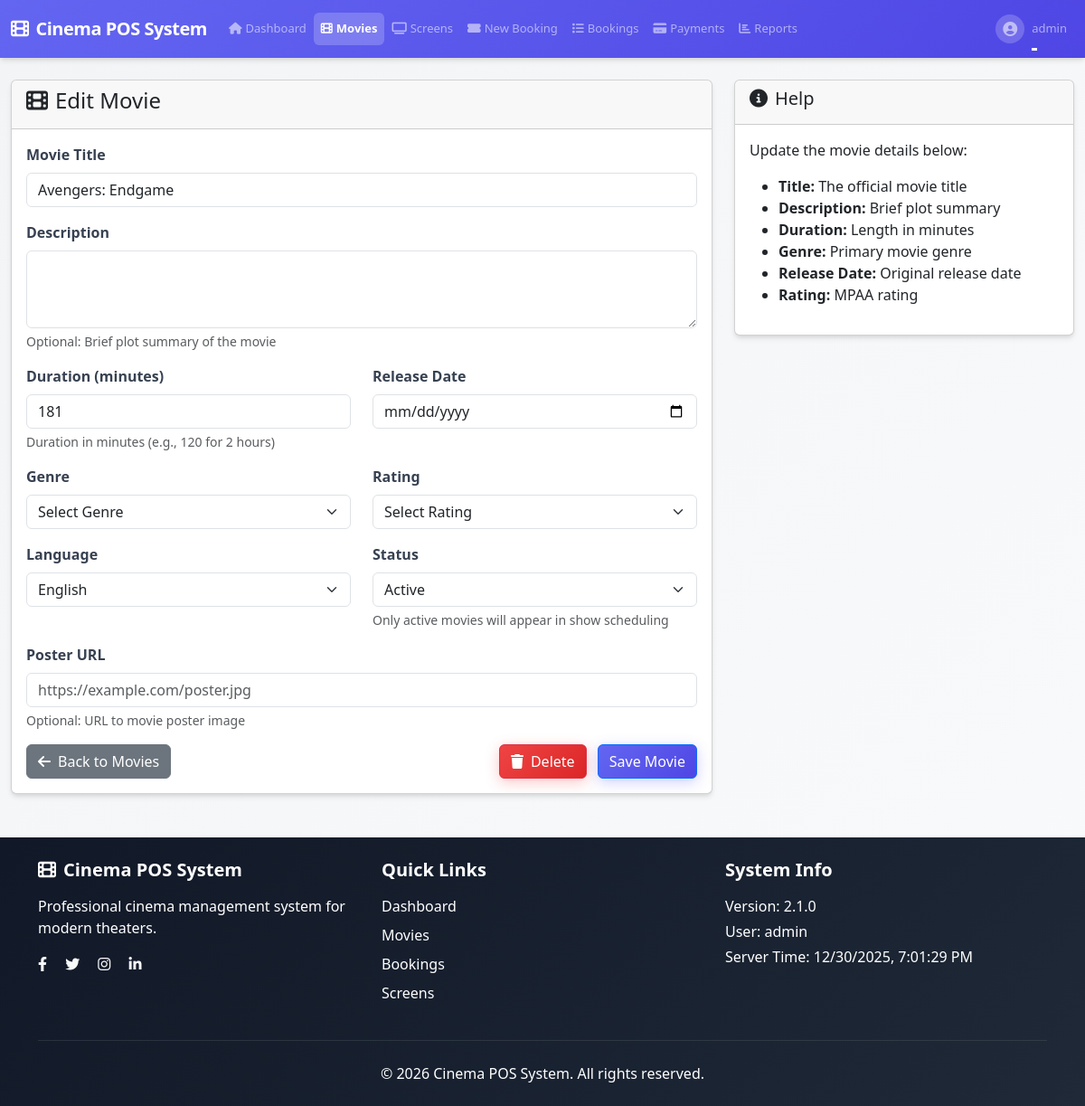
Screenshot of /movies/edit/1 (signed in) with the database file from the repository.
### app/auth/models.py (models this page shows, shortened)
class User(UserMixin, db.Model):
    id = db.Column(db.Integer, primary_key=True)
    username = db.Column(db.String(64), index=True, unique=True, nullable=False,
                       comment="Unique username for login")
    email = db.Column(db.String(120), index=True, unique=True, nullable=False,
                      comment="Unique email address")
    password_hash = db.Column(db.String(128), nullable=False,
                            comment="Hashed password")
    role = db.Column(db.Enum('admin', 'cashier', name='user_roles'), default='cashier', nullable=False,
                    comment="Primary user role for permissions (for shared accounts, this is the default role)")
    assigned_roles = db.Column(db.Text, nullable=True,
                             comment="JSON array of assigned roles for shared accounts (e.g., ['admin', 'cashier'])")
    is_shared_account = db.Column(db.Boolean, default=False, nullable=False,
                                comment="Whether this is a shared account that can be used by multiple roles")
    last_login = db.Column(db.DateTime, default=None,
                         comment="Timestamp of last login")
    is_active = db.Column(db.Boolean, default=True, nullable=False,
                        comment="Whether user account is active")
    created_at = db.Column(db.DateTime, default=datetime.utcnow, nullable=False,
                          comment="Account creation timestamp")
    created_by = db.Column(db.Integer, db.ForeignKey('user.id'), default=None,
                         comment="ID of user who created this account")
    updated_at = db.Column(db.DateTime, default=datetime.utcnow, onupdate=datetime.utcnow,
                          comment="Last update timestamp")
    updated_by = db.Column(db.Integer, db.ForeignKey('user.id'), default=None,
                         comment="ID of user who last updated this account")
    bookings = db.relationship('Booking', backref='user', lazy=True)
    __table_args__ = (
        db.CheckConstraint('length(username) >= 3', name='check_username_length'),
        db.CheckConstraint('length(email) >= 5', name='check_email_length'),
        db.CheckConstraint("role IN ('admin', 'cashier')", name='check_role_values'),
        db.Index('idx_user_email_active', 'email', 'is_active'),
        db.Index('idx_user_username_active', 'username', 'is_active'),
    )
    def is_admin(self):
        from flask import session
        current_role = session.get('current_role')
        if current_role:
            return current_role == 'admin'
        return self.role == 'admin'

### app/movies/models.py (models this page shows, shortened)
class Movie(db.Model):
    id = db.Column(db.Integer, primary_key=True)
    name = db.Column(db.String(100), nullable=False)
    description = db.Column(db.Text)
    duration = db.Column(db.Integer, nullable=False)  # in minutes
    genre = db.Column(db.String(50))
    release_date = db.Column(db.Date)
    poster_url = db.Column(db.String(255))  # URL to poster image
    rating = db.Column(db.String(10))  # MPAA rating
    language = db.Column(db.String(20), nullable=False)
    status = db.Column(db.Enum('active', 'inactive', name='movie_status'), default='active', nullable=False)
    created_at = db.Column(db.DateTime, default=datetime.utcnow)
    updated_at = db.Column(db.DateTime, default=datetime.utcnow, onupdate=datetime.utcnow)
    shows = db.relationship('Show', backref='movie', lazy=True)

### app/movies/routes.py (the view, shortened to what this page needs)
@bp.route('/edit/<int:id>', methods=['GET', 'POST'])
@login_required
@admin_required
def edit(id):
    movie = Movie.query.get_or_404(id)
    form = MovieForm(obj=movie)
    form._obj = movie
    if request.method == 'GET':
        form.name.data = movie.name
        form.description.data = movie.description
        form.duration.data = movie.duration
        form.genre.data = movie.genre
        form.release_date.data = movie.release_date
        form.poster_url.data = movie.poster_url
        form.rating.data = movie.rating
        form.language.data = movie.language
        form.status.data = movie.status
    return render_template('movies/edit.html', title='Edit Movie', form=form, movie=movie)

### templates/movies/edit.html (shortened to what this page needs)
{% extends "base.html" %}
{% block content %}
<div class="row">
    <div class="col-md-8">
        <div class="card">
            <div class="card-header">
                <h4><i class="fas fa-film me-2"></i>Edit Movie</h4>
            </div>
            <div class="card-body">
                <form method="POST" novalidate>
                    <div class="mb-3">
                        {{ form.name.label(class="form-label") }}
                        {{ form.name(class="form-control" + (" is-invalid" if form.name.errors else "")) }}
                    </div>
                    <div class="mb-3">
                        {{ form.description.label(class="form-label") }}
                        {{ form.description(class="form-control" + (" is-invalid" if form.description.errors else ""), rows="3") }}
                        <div class="form-text">Optional: Brief plot summary of the movie</div>
                    </div>
                    <div class="row">
                        <div class="col-md-6">
                            <div class="mb-3">
                                {{ form.duration.label(class="form-label") }}
                                {{ form.duration(class="form-control" + (" is-invalid" if form.duration.errors else "")) }}
                                <div class="form-text">Duration in minutes (e.g., 120 for 2 hours)</div>
                            </div>
                        </div>
                        <div class="col-md-6">
                            <div class="mb-3">
                                {{ form.release_date.label(class="form-label") }}
                                {{ form.release_date(class="form-control" + (" is-invalid" if form.release_date.errors else "")) }}
                            </div>
                        </div>
                    </div>
                    <div class="row">
                        <div class="col-md-6">
                            <div class="mb-3">
                                {{ form.genre.label(class="form-label") }}
                                {{ form.genre(class="form-select" + (" is-invalid" if form.genre.errors else "")) }}
                            </div>
                        </div>
                        <div class="col-md-6">
                            <div class="mb-3">
                                {{ form.rating.label(class="form-label") }}
                                {{ form.rating(class="form-select" + (" is-invalid" if form.rating.errors else "")) }}
                            </div>
                        </div>
                    </div>
                    <div class="row">
                        <div class="col-md-6">
                            <div class="mb-3">
                                {{ form.language.label(class="form-label") }}
                                {{ form.language(class="form-select" + (" is-invalid" if form.language.errors else "")) }}
                            </div>
                        </div>
                        <div class="col-md-6">
                            <div class="mb-3">
                                {{ form.status.label(class="form-label") }}
                                {{ form.status(class="form-select" + (" is-invalid" if form.status.errors else "")) }}
                                <div class="form-text">Only active movies will appear in show scheduling</div>
                            </div>
                        </div>
                    </div>
                    <div class="mb-3">
                        {{ form.poster_url.label(class="form-label") }}
                        {{ form.poster_url(class="form-control" + (" is-invalid" if form.poster_url.errors else ""), placeholder="https://example.com/poster.jpg") }}
                        <div class="form-text">Optional: URL to movie poster image</div>
                    </div>
                    <div class="d-flex justify-content-between">
                        <a href="{{ url_for('movies.index') }}" class="btn btn-secondary">
                            <i class="fas fa-arrow-left me-2"></i>Back to Movies
                        </a>
                        <div>
                            <button type="button" class="btn btn-danger me-2" data-bs-toggle="modal" data-bs-target="#deleteModal">
                                <i class="fas fa-trash me-2"></i>Delete
                            </button>
                            {{ form.submit(class="btn btn-primary") }}
                        </div>
                    </div>
                </form>
            </div>
        </div>
    </div>
    <div class="col-md-4">
        <div class="card">
            <div class="card-header">
                <h5><i class="fas fa-info-circle me-2"></i>Help</h5>
            </div>
            <div class="card-body">
                <p>Update the movie details below:</p>
                <ul>
                    <li><strong>Title:</strong> The official movie title</li>
                    <li><strong>Description:</strong> Brief plot summary</li>
                    <li><strong>Duration:</strong> Length in minutes</li>
                    <li><strong>Genre:</strong> Primary movie genre</li>
                    <li><strong>Release Date:</strong> Original release date</li>
                    <li><strong>Rating:</strong> MPAA rating</li>
                </ul>
            </div>
        </div>
    </div>
</div>
{% endblock %}

### templates/base.html (shortened to what this page needs)
<!DOCTYPE html>
<html lang="en">
<head>
    <link rel="stylesheet" href="{{ url_for('static', filename='css/style.css') }}">
    <link href="https://cdn.jsdelivr.net/npm/bootstrap@5.3.0/dist/css/bootstrap.min.css" rel="stylesheet">
    <link rel="stylesheet" href="https://cdnjs.cloudflare.com/ajax/libs/font-awesome/6.4.0/css/all.min.css">
    <link rel="stylesheet" href="https://cdnjs.cloudflare.com/ajax/libs/animate.css/4.1.1/animate.min.css">
</head>
<body>
    <header>
        <nav class="navbar navbar-expand-lg navbar-dark bg-gradient-primary">
            <div class="container-fluid">
                <a class="navbar-brand fw-bold" href="{{ url_for('index') }}">
                    <i class="fas fa-film me-2"></i>{{ app_name }}
                </a>
                <div class="collapse navbar-collapse" id="navbarNav">
                    {% if current_user.is_authenticated %}
                    <ul class="navbar-nav me-auto">
                        <li class="nav-item">
                            <a class="nav-link {% if request.endpoint == 'index' %}active{% endif %}" href="{{ url_for('index') }}">
                                <i class="fas fa-home me-1"></i>Dashboard
                            </a>
                        </li>
                        <li class="nav-item">
                            <a class="nav-link {% if request.endpoint and 'movies' in request.endpoint %}active{% endif %}" href="{{ url_for('movies.index') }}">
                                <i class="fas fa-film me-1"></i>Movies
                            </a>
                        </li>
                        <li class="nav-item">
                            <a class="nav-link {% if request.endpoint and 'screens' in request.endpoint %}active{% endif %}" href="{{ url_for('screens.index') }}">
                                <i class="fas fa-tv me-1"></i>Screens
                            </a>
                        </li>
                        <li class="nav-item">
                            <a class="nav-link {% if request.endpoint and 'bookings' in request.endpoint %}active{% endif %}" href="{{ url_for('bookings.new') }}">
                                <i class="fas fa-ticket-alt me-1"></i>New Booking
                            </a>
                        </li>
                        <li class="nav-item">
                            <a class="nav-link {% if request.endpoint and request.endpoint == 'bookings.index' %}active{% endif %}" href="{{ url_for('bookings.index') }}">
                                <i class="fas fa-list me-1"></i>Bookings
                            </a>
                        </li>
                        <li class="nav-item">
                            <a class="nav-link {% if request.endpoint and 'payments' in request.endpoint %}active{% endif %}" href="{{ url_for('payments.index') }}">
                                <i class="fas fa-credit-card me-1"></i>Payments
                            </a>
                        </li>
                        {% if current_user.role == 'admin' %}
                        <li class="nav-item">
                            <a class="nav-link {% if request.endpoint and 'reports' in request.endpoint %}active{% endif %}" href="{{ url_for('reports.index') }}">
                                <i class="fas fa-chart-bar me-1"></i>Reports
                            </a>
                        </li>
                        {% endif %}
                    </ul>
                    {% endif %}
                    <ul class="navbar-nav">
                        {% if current_user.is_authenticated %}
                        <li class="nav-item dropdown">
                            <a class="nav-link dropdown-toggle d-flex align-items-center" href="#" id="navbarDropdown" role="button" data-bs-toggle="dropdown">
                                <div class="user-avatar me-2">
                                    <i class="fas fa-user-circle"></i>
                                </div>
                                {{ current_user.username }}
                            </a>
                        </li>
                        {% else %}
                        <li class="nav-item">
                            <a class="nav-link" href="{{ url_for('auth.login') }}">Login</a>
                        </li>
                        {% endif %}
                    </ul>
                </div>
            </div>
        </nav>
    </header>
    <main class="container-fluid mt-4">
        {% block content %}{% endblock %}
    </main>
    {% include 'validation/feedback.html' %}
    <footer class="bg-dark text-light mt-5">
        <div class="container py-4">
            <div class="row">
                <div class="col-md-4 mb-4 mb-md-0">
                    <h5 class="mb-3"><i class="fas fa-film me-2"></i>{{ app_name }}</h5>
                    <p class="text-white">Professional cinema management system for modern theaters.</p>
                    <div class="social-links">
                        <a href="#" class="text-light me-3"><i class="fab fa-facebook-f"></i></a>
                        <a href="#" class="text-light me-3"><i class="fab fa-twitter"></i></a>
                        <a href="#" class="text-light me-3"><i class="fab fa-instagram"></i></a>
                        <a href="#" class="text-light"><i class="fab fa-linkedin-in"></i></a>
                    </div>
                </div>
                <div class="col-md-4 mb-4 mb-md-0">
                    <h5 class="mb-3">Quick Links</h5>
                    <ul class="list-unstyled">
                        <li class="mb-2"><a href="{{ url_for('index') }}" class="text-white text-decoration-none">Dashboard</a></li>
                        <li class="mb-2"><a href="{{ url_for('movies.index') }}" class="text-white text-decoration-none">Movies</a></li>
                        <li class="mb-2"><a href="{{ url_for('bookings.new') }}" class="text-white text-decoration-none">Bookings</a></li>
                        <li class="mb-2"><a href="{{ url_for('screens.index') }}" class="text-white text-decoration-none">Screens</a></li>
                    </ul>
                </div>
                <div class="col-md-4">
                    <h5 class="mb-3">System Info</h5>
                    <p class="text-white mb-1">Version: {{ version }}</p>
                    <p class="text-white mb-1">User: {% if current_user.is_authenticated %}{{ current_user.username }}{% else %}Guest{% endif %}</p>
                    <p class="text-white mb-0">Server Time: <span id="serverTime"></span></p>
                </div>
            </div>
            <hr class="border-secondary my-4">
            <div class="text-center">
                <p class="mb-0 text-white">&copy; 2026 {{ app_name }}. All rights reserved.</p>
            </div>
        </div>
    </footer>
</body>
</html>

### rows the page displays
User: username "admin"
Movie: name "Avengers: Endgame", duration "181", genre "Select Genre", rating "Select Rating", language "English", status "Active"

### other values shown
{{ app_name }} "Cinema POS System"
{{ version }} "2.1.0"
